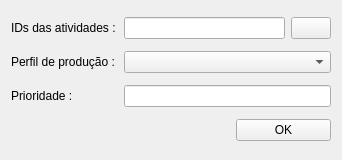
<?xml version="1.0" encoding="UTF-8"?>
<ui version="4.0">
 <class>Form</class>
 <widget class="QWidget" name="Form">
  <property name="geometry">
   <rect>
    <x>0</x>
    <y>0</y>
    <width>342</width>
    <height>160</height>
   </rect>
  </property>
  <property name="windowTitle">
   <string>Form</string>
  </property>
  <layout class="QGridLayout" name="gridLayout">
   <item row="0" column="0">
    <widget class="QLabel" name="label">
     <property name="text">
      <string>IDs das atividades :</string>
     </property>
    </widget>
   </item>
   <item row="0" column="1" colspan="2">
    <layout class="QHBoxLayout" name="horizontalLayout">
     <item>
      <widget class="QLineEdit" name="activityIdLe"/>
     </item>
     <item>
      <widget class="QPushButton" name="extractFieldBtn">
       <property name="text">
        <string/>
       </property>
      </widget>
     </item>
    </layout>
   </item>
   <item row="1" column="0">
    <widget class="QLabel" name="label_3">
     <property name="text">
      <string>Perfil de produção :</string>
     </property>
    </widget>
   </item>
   <item row="1" column="1" colspan="2">
    <widget class="QComboBox" name="profilesCb"/>
   </item>
   <item row="2" column="0">
    <widget class="QLabel" name="label_2">
     <property name="text">
      <string>Prioridade :</string>
     </property>
    </widget>
   </item>
   <item row="2" column="1" colspan="2">
    <widget class="QLineEdit" name="priorityLe"/>
   </item>
   <item row="3" column="0" colspan="2">
    <spacer name="horizontalSpacer">
     <property name="orientation">
      <enum>Qt::Horizontal</enum>
     </property>
     <property name="sizeHint" stdset="0">
      <size>
       <width>219</width>
       <height>20</height>
      </size>
     </property>
    </spacer>
   </item>
   <item row="3" column="2">
    <widget class="QPushButton" name="okBtn">
     <property name="text">
      <string>OK</string>
     </property>
    </widget>
   </item>
  </layout>
 </widget>
 <resources/>
 <connections/>
</ui>
